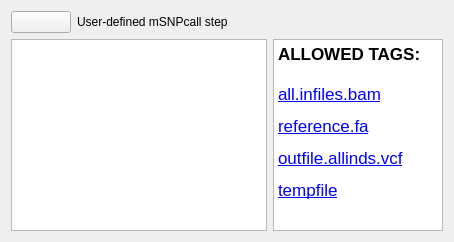
                    <widget class="QWidget" name="page_6">
                     <layout class="QVBoxLayout" name="verticalLayout_42">
                      <item>
                       <layout class="QHBoxLayout" name="horizontalLayout_69">
                        <item>
                         <widget class="QPushButton" name="pushButton_user_mSNPcall_BigScreen_close">
                          <property name="maximumSize">
                           <size>
                            <width>60</width>
                            <height>60</height>
                           </size>
                          </property>
                          <property name="toolTip">
                           <string>&lt;html&gt;&lt;head/&gt;&lt;body&gt;&lt;p&gt;Close&lt;/p&gt;&lt;/body&gt;&lt;/html&gt;</string>
                          </property>
                          <property name="text">
                           <string/>
                          </property>
                         </widget>
                        </item>
                        <item>
                         <widget class="QLabel" name="label_41">
                          <property name="text">
                           <string>User-defined mSNPcall step</string>
                          </property>
                         </widget>
                        </item>
                       </layout>
                      </item>
                      <item>
                       <layout class="QHBoxLayout" name="horizontalLayout_70">
                        <item>
                         <widget class="QPlainTextEdit" name="plainTextEdit_user_mSNPcall_bigScreen"/>
                        </item>
                        <item>
                         <widget class="QTextEdit" name="textEdit_user_BigScreen_tags_mSNPcall">
                          <property name="maximumSize">
                           <size>
                            <width>170</width>
                            <height>16777215</height>
                           </size>
                          </property>
                          <property name="html">
                           <string>&lt;!DOCTYPE HTML PUBLIC &quot;-//W3C//DTD HTML 4.0//EN&quot; &quot;http://www.w3.org/TR/REC-html40/strict.dtd&quot;&gt;
&lt;html&gt;&lt;head&gt;&lt;meta name=&quot;qrichtext&quot; content=&quot;1&quot; /&gt;&lt;style type=&quot;text/css&quot;&gt;
p, li { white-space: pre-wrap; }
&lt;/style&gt;&lt;/head&gt;&lt;body style=&quot; font-family:'Lucida Grande'; font-size:13pt; font-weight:400; font-style:normal;&quot;&gt;
&lt;p style=&quot; margin-top:0px; margin-bottom:0px; margin-left:0px; margin-right:0px; -qt-block-indent:0; text-indent:0px;&quot;&gt;&lt;span style=&quot; font-weight:600;&quot;&gt;ALLOWED TAGS:&lt;/span&gt;&lt;/p&gt;
&lt;p style=&quot;-qt-paragraph-type:empty; margin-top:0px; margin-bottom:0px; margin-left:0px; margin-right:0px; -qt-block-indent:0; text-indent:0px; font-weight:600;&quot;&gt;&lt;br /&gt;&lt;/p&gt;
&lt;p style=&quot; margin-top:0px; margin-bottom:0px; margin-left:0px; margin-right:0px; -qt-block-indent:0; text-indent:0px;&quot;&gt;&lt;span style=&quot; text-decoration: underline; color:#0000ff;&quot;&gt;all.infiles.bam&lt;/span&gt;&lt;/p&gt;
&lt;p style=&quot; margin-top:12px; margin-bottom:12px; margin-left:0px; margin-right:0px; -qt-block-indent:0; text-indent:0px;&quot;&gt;&lt;span style=&quot; text-decoration: underline; color:#0000ff;&quot;&gt;reference.fa&lt;/span&gt;&lt;/p&gt;
&lt;p style=&quot; margin-top:12px; margin-bottom:12px; margin-left:0px; margin-right:0px; -qt-block-indent:0; text-indent:0px;&quot;&gt;&lt;span style=&quot; text-decoration: underline; color:#0000ff;&quot;&gt;outfile.allinds.vcf&lt;/span&gt;&lt;/p&gt;
&lt;p style=&quot; margin-top:12px; margin-bottom:12px; margin-left:0px; margin-right:0px; -qt-block-indent:0; text-indent:0px;&quot;&gt;&lt;span style=&quot; text-decoration: underline; color:#0000ff;&quot;&gt;tempfile&lt;/span&gt;&lt;/p&gt;&lt;/body&gt;&lt;/html&gt;</string>
                          </property>
                          <property name="textInteractionFlags">
                           <set>Qt::TextSelectableByKeyboard|Qt::TextSelectableByMouse</set>
                          </property>
                         </widget>
                        </item>
                       </layout>
                      </item>
                     </layout>
                    </widget>
